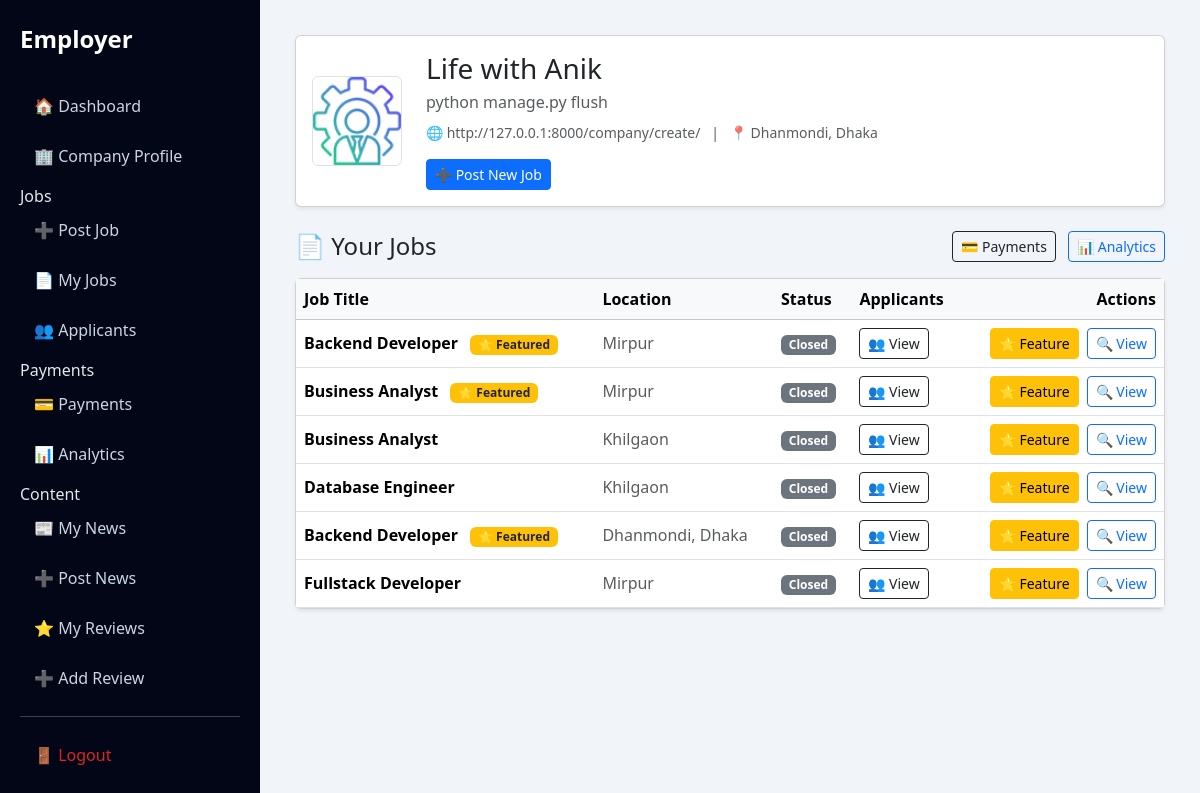
The page /company/ (signed in) on the database its author committed.
### companies/models.py (models this page shows, shortened)
class Company(models.Model):
    owner = models.OneToOneField(User, on_delete=models.CASCADE)
    name = models.CharField(max_length=200)
    logo = models.ImageField(upload_to='company_logos/', blank=True, null=True)
    description = models.TextField()
    website = models.URLField(blank=True)
    location = models.CharField(max_length=200)

### jobs/models.py (models this page shows, shortened)
class Job(models.Model):
    JOB_TYPE = (
        ('full_time', 'Full Time'),
        ('part_time', 'Part Time'),
        ('remote', 'Remote'),
    )
    category = models.ForeignKey(
        Category,
        on_delete=models.SET_NULL,
        null=True,
        related_name='jobs'
    )
    company = models.ForeignKey(Company, on_delete=models.CASCADE)
    title = models.CharField(max_length=200)
    location = models.CharField(max_length=200)
    job_type = models.CharField(max_length=20, choices=JOB_TYPE)
    salary = models.CharField(max_length=100, blank=True)
    description = models.TextField()
    requirements = models.TextField()
    deadline = models.DateField()
    is_featured = models.BooleanField(default=False)
    featured_until = models.DateTimeField(null=True, blank=True)
    created_at = models.DateTimeField(auto_now_add=True)

### companies/views.py (the view)
# urls.py: path('company/', views.company_detail, name='company_detail'),
@login_required
def company_detail(request):
    try:
        company = Company.objects.get(owner=request.user)
    except Company.DoesNotExist:
        return redirect('create_company')
    jobs = Job.objects.filter(company=company).order_by('-created_at')
    return render(request, 'dashboard/employer_dashboard.html', {
        'dashboard_page': 'companies/company_detail.html',
        'company': company,
        'jobs': jobs,
    })

### templates/dashboard/employer_dashboard.html (shortened to what this page needs)
{% extends "dashboard/base_dashboard.html" %}
{% block sidebar_title %}Employer{% endblock %}
{% block sidebar_links %}
<div class="employer-sidebar">
  <a href="{% url 'employer_overview' %}">🏠 Dashboard</a>
  <a href="{% url 'create_company' %}">🏢 Company Profile</a>
  <div class="section-title">Jobs</div>
  <a href="{% url 'employer_post_job' %}">➕ Post Job</a>
  <a href="{% url 'employer_jobs' %}">📄 My Jobs</a>
  <a href="{% url 'employer_applicants' %}">👥 Applicants</a>
  <div class="section-title">Payments</div>
  <a href="{% url 'employer_payments' %}">💳 Payments</a>
  <a href="{% url 'employer_analytics' %}">📊 Analytics</a>
  <div class="section-title">Content</div>
  <a href="{% url 'my_news' %}">📰 My News</a>
  <a href="{% url 'create_news' %}">➕ Post News</a>
  <a href="{% url 'my_success_stories' %}">⭐ My Reviews</a>
  <a href="{% url 'add_success_story' %}">➕ Add Review</a>
  <hr>
  <a href="{% url 'logout' %}" style="color:#dc2626;">🚪 Logout</a>
</div>
{% endblock %}
{% block dashboard_content %}
  {% include dashboard_page %}
{% endblock %}

### templates/companies/company_detail.html
{% block content %}
<div class="card shadow-sm mb-4">
  <div class="card-body d-flex align-items-center gap-4">
    {% if company.logo %}
      <img src="{{ company.logo.url }}"
           alt="{{ company.name }}"
           width="90"
           class="rounded border">
    {% endif %}
    <div>
      <h3 class="mb-1">{{ company.name }}</h3>
      <p class="text-muted mb-2">{{ company.description }}</p>
      <div class="small text-muted">
        🌐 {{ company.website }} &nbsp; | &nbsp;
        📍 {{ company.location }}
      </div>
      <a href="{% url 'create_job' %}" class="btn btn-primary btn-sm mt-3">
        ➕ Post New Job
      </a>
    </div>
  </div>
</div>
<div class="d-flex justify-content-between align-items-center mb-3">
  <h4 class="mb-0">📄 Your Jobs</h4>
  <div>
    <a href="{% url 'payment_history' %}"
       class="btn btn-outline-dark btn-sm me-2">
      💳 Payments
    </a>
    <a href="{% url 'employer_analytics' %}"
       class="btn btn-outline-primary btn-sm">
      📊 Analytics
    </a>
  </div>
</div>
<div class="card shadow-sm">
  <div class="card-body p-0">
    {% if jobs %}
      <table class="table table-hover align-middle mb-0">
        <thead class="table-light">
          <tr>
            <th>Job Title</th>
            <th>Location</th>
            <th>Status</th>
            <th>Applicants</th>
            <th class="text-end">Actions</th>
          </tr>
        </thead>
        <tbody>
          {% for job in jobs %}
          <tr>
            <td>
              <strong>{{ job.title }}</strong>
              {% if job.is_featured %}
                <span class="badge bg-warning text-dark ms-2">
                  ⭐ Featured
                </span>
              {% endif %}
            </td>
            <td class="text-muted">
              {{ job.location }}
            </td>
            <td>
              {% if job.is_active %}
                <span class="badge bg-success">Active</span>
              {% else %}
                <span class="badge bg-secondary">Closed</span>
              {% endif %}
            </td>
            <td>
              <a href="{% url 'applicant_list' job.id %}"
                 class="btn btn-outline-dark btn-sm">
                👥 View
              </a>
            </td>
            <td class="text-end">
              <a href="{% url 'feature_job' job.id %}"
                 class="btn btn-warning btn-sm me-1">
                ⭐ Feature
              </a>
              <a href="{% url 'job_detail' job.id %}"
                 class="btn btn-outline-primary btn-sm">
                🔍 View
              </a>
            </td>
          </tr>
          {% endfor %}
        </tbody>
      </table>
    {% else %}
      <div class="p-4 text-center text-muted">
        You haven’t posted any jobs yet.
      </div>
    {% endif %}
  </div>
</div>
{% endblock %}

### templates/dashboard/base_dashboard.html (style rules this page uses)
body { background: #f1f5f9; }
.sidebar a { display: block; color: #cbd5e1; text-decoration: none; padding: 10px 14px; border-radius: 8px; margin-bottom: 6px; transition: .2s; }

### rows shown on the page
Company: logo (picture), name "Life with Anik", description "python manage.py flush", website "http://127.0.0.1:8000/company/create/", location "Dhanmondi, Dhaka"
Job: title "Backend Developer", is_featured "⭐ Featured", location "Mirpur"
Job: title "Business Analyst", is_featured "⭐ Featured", location "Mirpur"
Job: title "Business Analyst", location "Khilgaon"
Job: title "Database Engineer", location "Khilgaon"
Job: title "Backend Developer", is_featured "⭐ Featured", location "Dhanmondi, Dhaka"
Job: title "Fullstack Developer", location "Mirpur"
